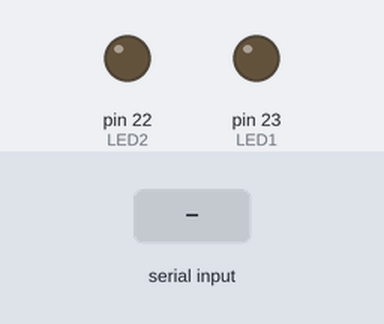
Simulated run of this sketch. Board: Arduino Mega 2560, built with avr-gcc and run on an emulated ATmega2560. Parts: output pins drawn as LEDs (lit = HIGH). Inputs (shaded band) come from the test bench. What the sketch prints to the serial monitor is not drawn.

Above: at 1.2 s.
1.3 s: "a" received over Serial
Timing chart, 0 to 4.3 s (numbered marks = the images above; inputs shaded):
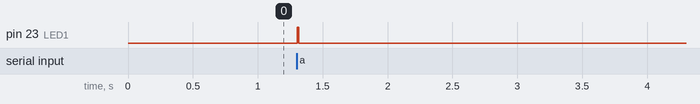

The sketch:

function.ino
```cpp
#define LED1 23
#define LED2 22
void setup() {
  Serial.begin(9600);
  pinMode(LED1, OUTPUT);
  pinMode(LED2, OUTPUT);
}

void loop() {
  char ch1;
  ch1 = Serial.read();
  if(ch1 == 'a' ){
    digitalWrite(LED1, HIGH);
    Serial.println("LED1 ON");
  }else{
   digitalWrite(LED1, LOW);
   Serial.println("LED1 OFF");
  }
}
```

Measured:
- after the input at 1.3 s, pin 23 (LED1): LOW → HIGH at once, → LOW 0.01 s later
